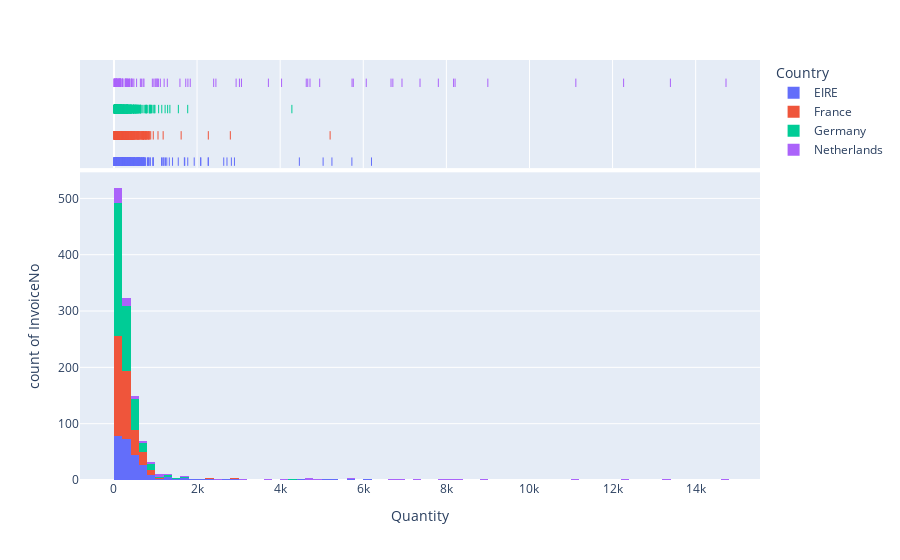

The cell this chart's notebook holds for it:
### Markdown cell above
## 4. Create a set of interactive histograms showing the distributions of quantity per invoice for the following countries: EIRE, Germany, France, and Netherlands.

### Code cell
data.head()
filtro4 = data[(data['Country'].str.contains(r"EIRE|Germany|France|Netherlands", regex=True))]
filtro4 = filtro4.groupby(['Country','InvoiceNo']).agg({'Quantity':'sum'}).reset_index()
fig = px.histogram(filtro4, x="Quantity", y="InvoiceNo", color="Country", marginal="rug", hover_data=filtro4.columns)
fig.show()

### Figure 1 — Plotly figure (JSON) as saved in the notebook; plotly's stock layout.template omitted (floating-point values rounded to 4 significant figures; data arrays with more than 128 entries replaced by an {"elided": "..."} marker saying what was removed)
{"data": [{"alignmentgroup": "True", "bingroup": "x", "hoverlabel": {"namelength": 0}, "hovertemplate": "Country=EIRE<br>Quantity=%{x}<br>count of InvoiceNo=%{y}", "legendgroup": "EIRE", "marker": {"color": "#636efa"}, "name": "EIRE", "offsetgroup": "EIRE", "orientation": "v", "showlegend": true, "type": "histogram", "x": {"elided": "256 int values"}, "xaxis": "x", "y": {"elided": "256 int values"}, "yaxis": "y"}, {"alignmentgroup": "True", "boxpoints": "all", "customdata": {"elided": "256x3 mixed values"}, "fillcolor": "rgba(255,255,255,0)", "hoverlabel": {"namelength": 0}, "hoveron": "points", "hovertemplate": "Country=%{customdata[0]}<br>Quantity=%{customdata[2]}<br>InvoiceNo=%{customdata[1]}", "jitter": 0, "legendgroup": "EIRE", "line": {"color": "rgba(255,255,255,0)"}, "marker": {"color": "#636efa", "symbol": "line-ns-open"}, "name": "EIRE", "offsetgroup": "EIRE", "showlegend": false, "type": "box", "x": {"elided": "256 int values"}, "xaxis": "x2", "yaxis": "y2"}, {"alignmentgroup": "True", "bingroup": "x", "hoverlabel": {"namelength": 0}, "hovertemplate": "Country=France<br>Quantity=%{x}<br>count of InvoiceNo=%{y}", "legendgroup": "France", "marker": {"color": "#EF553B"}, "name": "France", "offsetgroup": "France", "orientation": "v", "showlegend": true, "type": "histogram", "x": {"elided": "379 int values"}, "xaxis": "x", "y": {"elided": "379 int values"}, "yaxis": "y"}, {"alignmentgroup": "True", "boxpoints": "all", "customdata": {"elided": "379x3 mixed values"}, "fillcolor": "rgba(255,255,255,0)", "hoverlabel": {"namelength": 0}, "hoveron": "points", "hovertemplate": "Country=%{customdata[0]}<br>Quantity=%{customdata[2]}<br>InvoiceNo=%{customdata[1]}", "jitter": 0, "legendgroup": "France", "line": {"color": "rgba(255,255,255,0)"}, "marker": {"color": "#EF553B", "symbol": "line-ns-open"}, "name": "France", "offsetgroup": "France", "showlegend": false, "type": "box", "x": {"elided": "379 int values"}, "xaxis": "x2", "yaxis": "y2"}, {"alignmentgroup": "True", "bingroup": "x", "hoverlabel": {"namelength": 0}, "hovertemplate": "Country=Germany<br>Quantity=%{x}<br>count of InvoiceNo=%{y}", "legendgroup": "Germany", "marker": {"color": "#00cc96"}, "name": "Germany", "offsetgroup": "Germany", "orientation": "v", "showlegend": true, "type": "histogram", "x": {"elided": "443 int values"}, "xaxis": "x", "y": {"elided": "443 int values"}, "yaxis": "y"}, {"alignmentgroup": "True", "boxpoints": "all", "customdata": {"elided": "443x3 mixed values"}, "fillcolor": "rgba(255,255,255,0)", "hoverlabel": {"namelength": 0}, "hoveron": "points", "hovertemplate": "Country=%{customdata[0]}<br>Quantity=%{customdata[2]}<br>InvoiceNo=%{customdata[1]}", "jitter": 0, "legendgroup": "Germany", "line": {"color": "rgba(255,255,255,0)"}, "marker": {"color": "#00cc96", "symbol": "line-ns-open"}, "name": "Germany", "offsetgroup": "Germany", "showlegend": false, "type": "box", "x": {"elided": "443 int values"}, "xaxis": "x2", "yaxis": "y2"}, {"alignmentgroup": "True", "bingroup": "x", "hoverlabel": {"namelength": 0}, "hovertemplate": "Country=Netherlands<br>Quantity=%{x}<br>count of InvoiceNo=%{y}", "legendgroup": "Netherlands", "marker": {"color": "#ab63fa"}, "name": "Netherlands", "offsetgroup": "Netherlands", "orientation": "v", "showlegend": true, "type": "histogram", "x": [96, 45, 6668, 8210, 6072, 288, 5730, 116, 111, 1116, 8174, 4034, 2940, 275, 151, 169, 722, 103, 1070, 11116, 1208, 636, 700, 426, 200, 72, 924, 12266, 72, 408, 126, 960, 4664, 64, 164, 1038, 1836, 328, 312, 84, 4718, 61, 350, 8998, 424, 1588, 9, 7807, 375, 14730, 992, 288, 4628, 480, 1012, 1, 144, 4951, 6932, 3717, 545, 3, 332, 15, 211, 269, 13392, 3020, 1728, 1780, 660, 29, 3069, 2400, 300, 2454, 216, 62, 6712, 1040, 32, 146, 32, 152, 372, 136, 5760, 200, 1284, 50, 7366, 452, 140], "xaxis": "x", "y": [536403, 539491, 539731, 541206, 541570, 541608, 541711, 542720, 542894, 543387, 544479, 544480, 544672, 546027, 546433, 547365, 547796, 547825, 548010, 548011, 548211, 548969, 548970, 551345, 552845, 552846, 552882, 552883, 552885, 553682, 554038, 554642, 554827, 555003, 555106, 555160, 555164, 555407, 555589, 556235, 557263, 557328, 557525, 558262, 558263, 558311, 560710, 562789, 562790, 563076, 563165, 564169, 564650, 564652, 565967, 565975, 566173, 566557, 567280, 567290, 567795, 569665, 569719, 569720, 570191, 571697, 572035, 572051, 572052, 572123, 572233, 572236, 573002, 573003, 573004, 574056, 574058, 574059, 575508, 575510, 575709, 576664, 577326, 577474, 578034, 578082, 578140, 578141, 578143, 579528, 581175, 581176, 581338], "yaxis": "y"}, {"alignmentgroup": "True", "boxpoints": "all", "customdata": {"elided": "93x3 mixed values"}, "fillcolor": "rgba(255,255,255,0)", "hoverlabel": {"namelength": 0}, "hoveron": "points", "hovertemplate": "Country=%{customdata[0]}<br>Quantity=%{customdata[2]}<br>InvoiceNo=%{customdata[1]}", "jitter": 0, "legendgroup": "Netherlands", "line": {"color": "rgba(255,255,255,0)"}, "marker": {"color": "#ab63fa", "symbol": "line-ns-open"}, "name": "Netherlands", "offsetgroup": "Netherlands", "showlegend": false, "type": "box", "x": [96, 45, 6668, 8210, 6072, 288, 5730, 116, 111, 1116, 8174, 4034, 2940, 275, 151, 169, 722, 103, 1070, 11116, 1208, 636, 700, 426, 200, 72, 924, 12266, 72, 408, 126, 960, 4664, 64, 164, 1038, 1836, 328, 312, 84, 4718, 61, 350, 8998, 424, 1588, 9, 7807, 375, 14730, 992, 288, 4628, 480, 1012, 1, 144, 4951, 6932, 3717, 545, 3, 332, 15, 211, 269, 13392, 3020, 1728, 1780, 660, 29, 3069, 2400, 300, 2454, 216, 62, 6712, 1040, 32, 146, 32, 152, 372, 136, 5760, 200, 1284, 50, 7366, 452, 140], "xaxis": "x2", "yaxis": "y2"}], "layout": {"barmode": "relative", "legend": {"title": {"text": "Country"}, "tracegroupgap": 0}, "margin": {"t": 60}, "xaxis": {"anchor": "y", "domain": [0, 1], "title": {"text": "Quantity"}}, "xaxis2": {"anchor": "y2", "domain": [0, 1], "matches": "x", "showgrid": true, "showticklabels": false}, "yaxis": {"anchor": "x", "domain": [0, 0.7326], "title": {"text": "count of InvoiceNo"}}, "yaxis2": {"anchor": "x2", "domain": [0.7426, 1], "matches": "y2", "showgrid": false, "showline": false, "showticklabels": false, "ticks": ""}}}
